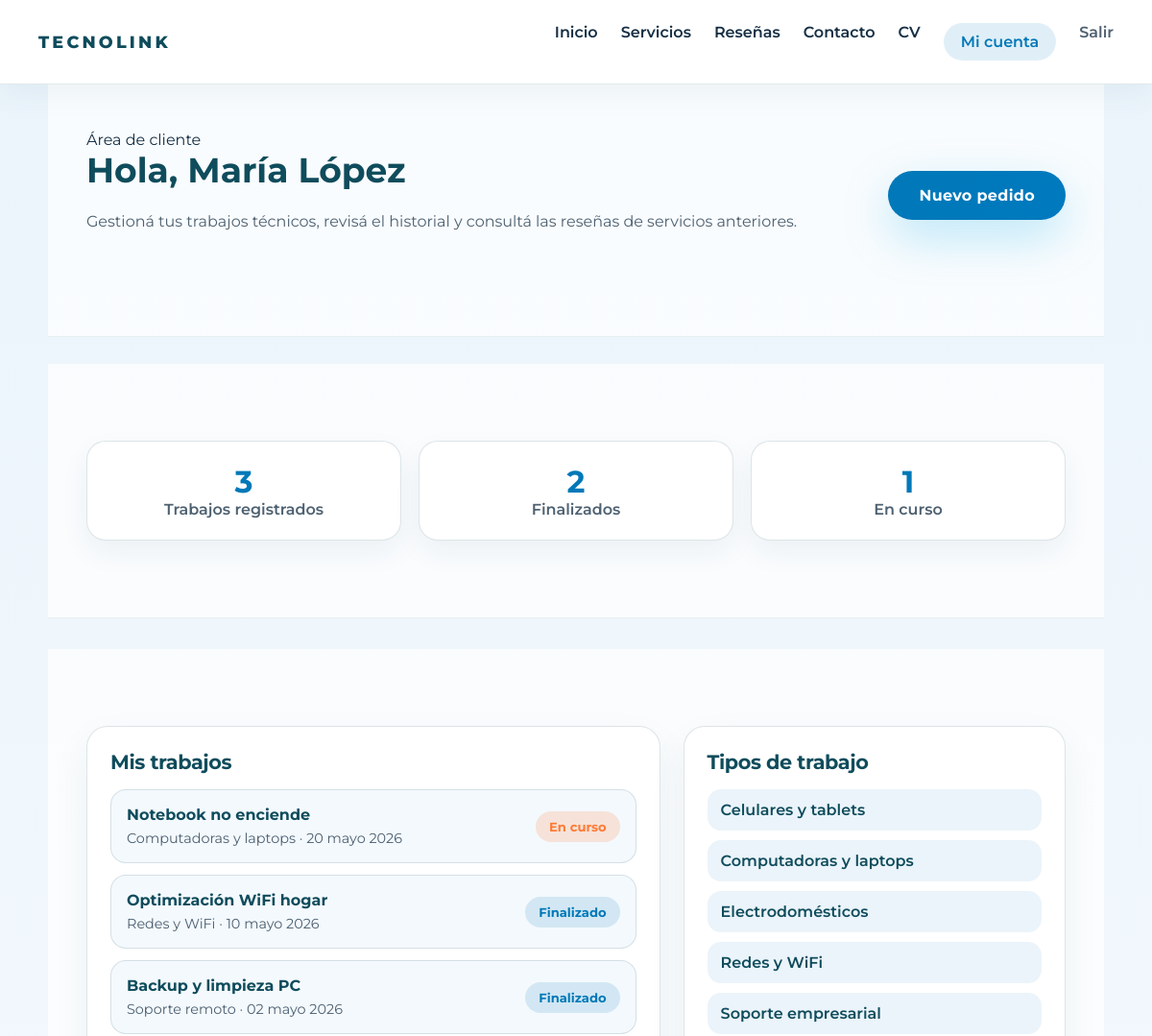
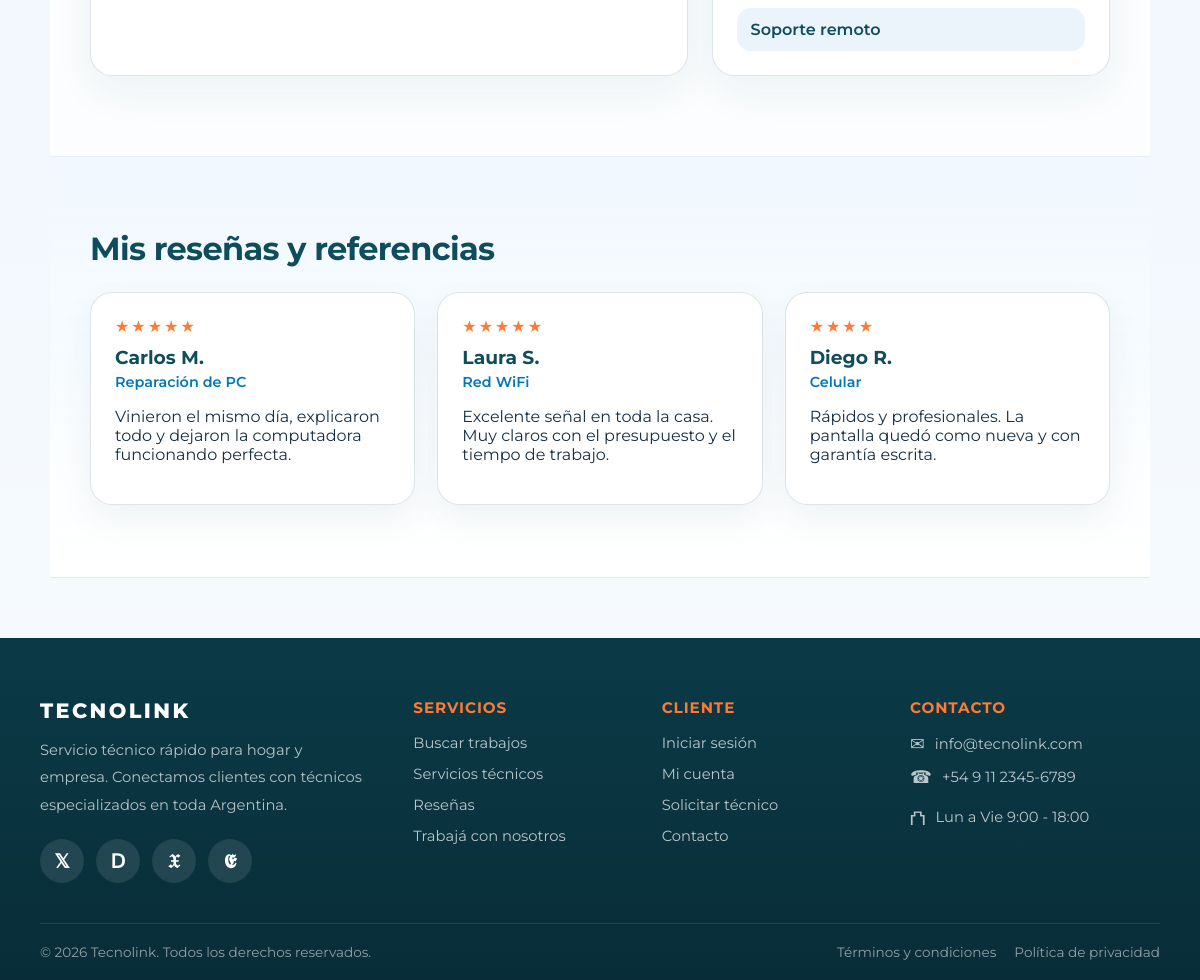
Page /cliente.php (signed in) on the committed database (2 pictures, top to bottom).
### tables this page shows
CREATE TABLE IF NOT EXISTS trabajos (
    id          INT AUTO_INCREMENT PRIMARY KEY,
    usuario_id  INT NULL,
    titulo      VARCHAR(150) NOT NULL,
    zona        VARCHAR(100) NOT NULL,
    tipo        VARCHAR(20)  NOT NULL,
    modalidad   VARCHAR(50)  NOT NULL,
    descripcion TEXT NOT NULL,
    estado      ENUM('Pendiente','En curso','Finalizado') NOT NULL DEFAULT 'Pendiente',
    urgente     TINYINT(1) NOT NULL DEFAULT 0,
    fecha       DATE NOT NULL,
    creado_en   TIMESTAMP DEFAULT CURRENT_TIMESTAMP,
    FOREIGN KEY (usuario_id) REFERENCES usuarios(id) ON DELETE SET NULL,
    FOREIGN KEY (tipo) REFERENCES tipos_trabajo(id)
);

CREATE TABLE IF NOT EXISTS resenas (
    id             INT AUTO_INCREMENT PRIMARY KEY,
    trabajo_id     INT NULL,
    nombre         VARCHAR(100) NOT NULL,
    trabajo_titulo VARCHAR(150) NOT NULL,
    estrellas      TINYINT NOT NULL,
    texto          TEXT NOT NULL,
    creado_en      TIMESTAMP DEFAULT CURRENT_TIMESTAMP,
    FOREIGN KEY (trabajo_id) REFERENCES trabajos(id) ON DELETE SET NULL
);

### includes/config.php (called while the page is built, shortened)
<?php
require_once __DIR__ . '/helpers.php';
function obtener_tipos_trabajo(): array
{
    static $tipos = null;
    if ($tipos === null) {
        $pdo = obtener_conexion();
        $filas = $pdo->query('SELECT id, etiqueta FROM tipos_trabajo ORDER BY etiqueta')->fetchAll();
        $tipos = [];
        foreach ($filas as $fila) {
            $tipos[$fila['id']] = $fila['etiqueta'];
        }
    }
    return $tipos;
}
$tipos_trabajo = obtener_tipos_trabajo();
function usuario_logueado(): bool
{
    return isset($_SESSION['usuario']) && $_SESSION['usuario'] !== '';
}

### includes/helpers.php (called while the page is built, shortened)
<?php
function obtener_etiqueta_tipo(string $tipo): string
{
    global $tipos_trabajo;
    return $tipos_trabajo[$tipo] ?? ucfirst($tipo);
}
function formatear_fecha_es(string $fecha_mysql): string
{
    $meses = [
        1 => 'enero', 2 => 'febrero', 3 => 'marzo', 4 => 'abril',
        5 => 'mayo', 6 => 'junio', 7 => 'julio', 8 => 'agosto',
        9 => 'septiembre', 10 => 'octubre', 11 => 'noviembre', 12 => 'diciembre',
    ];
    $fecha_obj = DateTime::createFromFormat('Y-m-d', $fecha_mysql);
    return $fecha_obj->format('d') . ' ' . $meses[(int) $fecha_obj->format('n')] . ' ' . $fecha_obj->format('Y');
}

### cliente.php (the view, shortened to what this page needs)
<?php
require_once __DIR__ . '/includes/config.php';
$pdo = obtener_conexion();
$consulta = $pdo->prepare(
    'SELECT titulo, estado, tipo, fecha
     FROM trabajos
     WHERE usuario_id = :usuario_id
     ORDER BY fecha DESC'
);
$consulta->execute(['usuario_id' => $_SESSION['usuario_id']]);
$mis_trabajos = $consulta->fetchAll();
$reseñas = $pdo->query('SELECT nombre, trabajo_titulo AS trabajo, estrellas, texto FROM resenas ORDER BY creado_en DESC')->fetchAll();
require_once __DIR__ . '/includes/header.php';
$nombre = $_SESSION['nombre'] ?? $_SESSION['usuario'];
?>
<main class="client-area">
    <section class="client-hero">
        <div>
            <span class="eyebrow">Área de cliente</span>
            <h1>Hola, <?php echo htmlspecialchars($nombre); ?></h1>
            <p class="section-text">Gestioná tus trabajos técnicos, revisá el historial y consultá las reseñas de servicios anteriores.</p>
        </div>
        <a href="contacto.php" class="btn-primary">Nuevo pedido</a>
    </section>
    <?php
        $total_trabajos = count($mis_trabajos);
        $total_finalizados = count(array_filter($mis_trabajos, fn($t) => $t['estado'] === 'Finalizado'));
        $total_en_curso = count(array_filter($mis_trabajos, fn($t) => $t['estado'] === 'En curso'));
    ?>
    <section class="client-stats">
        <article class="stat-card">
            <strong><?php echo $total_trabajos; ?></strong>
            <span>Trabajos registrados</span>
        </article>
        <article class="stat-card">
            <strong><?php echo $total_finalizados; ?></strong>
            <span>Finalizados</span>
        </article>
        <article class="stat-card">
            <strong><?php echo $total_en_curso; ?></strong>
            <span>En curso</span>
        </article>
    </section>
    <section class="client-grid">
        <div class="client-panel">
            <h2>Mis trabajos</h2>
            <div class="client-jobs-list">
                <?php foreach ($mis_trabajos as $trabajo) : ?>
                    <article class="client-job-item">
                        <div>
                            <h3><?php echo htmlspecialchars($trabajo['titulo']); ?></h3>
                            <p><?php echo htmlspecialchars(obtener_etiqueta_tipo($trabajo['tipo'])); ?> · <?php echo htmlspecialchars(formatear_fecha_es($trabajo['fecha'])); ?></p>
                        </div>
                        <span class="status-pill status-<?php echo strtolower(str_replace(' ', '-', $trabajo['estado'])); ?>"><?php echo htmlspecialchars($trabajo['estado']); ?></span>
                    </article>
                <?php endforeach; ?>
            </div>
        </div>
        <aside class="client-panel">
            <h2>Tipos de trabajo</h2>
            <ul class="tipo-list">
                <?php foreach ($tipos_trabajo as $clave => $etiqueta) : ?>
                    <li>
                        <a href="index.php?tipo=<?php echo urlencode($clave); ?>"><?php echo htmlspecialchars($etiqueta); ?></a>
                    </li>
                <?php endforeach; ?>
            </ul>
        </aside>
    </section>
    <section class="client-reviews">
        <h2>Mis reseñas y referencias</h2>
        <div class="reviews-grid">
            <?php foreach ($reseñas as $reseña) : ?>
                <article class="review-card">
                    <div class="stars"><?php echo str_repeat('★', $reseña['estrellas']); ?></div>
                    <h3><?php echo htmlspecialchars($reseña['nombre']); ?></h3>
                    <span class="review-job"><?php echo htmlspecialchars($reseña['trabajo']); ?></span>
                    <p><?php echo htmlspecialchars($reseña['texto']); ?></p>
                </article>
            <?php endforeach; ?>
        </div>
    </section>
</main>
<?php require_once __DIR__ . '/includes/footer.php'; ?>

### includes/header.php (shortened to what this page needs)
<?php
require_once __DIR__ . '/config.php';
$pagina_actual = basename($_SERVER['PHP_SELF']);
?>
<!DOCTYPE html>
<html lang="es">
<head>
    <link rel="stylesheet" href="styles.css">
</head>
<body>
    <header class="site-header">
        <a href="index.php" class="logo"><?php echo SITE_NAME; ?></a>
        <nav class="main-nav">
            <a href="index.php"<?php echo $pagina_actual === 'index.php' ? ' class="active"' : ''; ?>>Inicio</a>
            <a href="servicios.php"<?php echo $pagina_actual === 'servicios.php' ? ' class="active"' : ''; ?>>Servicios</a>
            <a href="index.php#reseñas">Reseñas</a>
            <a href="contacto.php"<?php echo $pagina_actual === 'contacto.php' ? ' class="active"' : ''; ?>>Contacto</a>
            <a href="cv.php"<?php echo $pagina_actual === 'cv.php' ? ' class="active"' : ''; ?>>CV</a>
            <?php if (usuario_logueado()) : ?>
                <a href="cliente.php" class="nav-cta<?php echo $pagina_actual === 'cliente.php' ? ' active' : ''; ?>">Mi cuenta</a>
                <a href="logout.php" class="nav-muted">Salir</a>
            <?php else : ?>
                <a href="login.php" class="nav-cta<?php echo $pagina_actual === 'login.php' ? ' active' : ''; ?>">Iniciar sesión</a>
            <?php endif; ?>
        </nav>
    </header>

### includes/footer.php (shortened to what this page needs)
    <footer class="site-footer">
        <div class="footer-main">
            <div class="footer-col footer-brand">
                <strong class="footer-logo"><?php echo SITE_NAME; ?></strong>
                <p class="footer-desc">Servicio técnico rápido para hogar y empresa. Conectamos clientes con técnicos especializados en toda Argentina.</p>
                <div class="footer-social">
                    <a href="#" aria-label="Facebook">&#120143;</a>
                    <a href="#" aria-label="Instagram">&#120227;</a>
                    <a href="#" aria-label="WhatsApp">&#120091;</a>
                    <a href="#" aria-label="LinkedIn">&#120176;</a>
                </div>
            </div>
            <div class="footer-col">
                <h4>Servicios</h4>
                <ul class="footer-menu">
                    <li><a href="index.php">Buscar trabajos</a></li>
                    <li><a href="servicios.php">Servicios técnicos</a></li>
                    <li><a href="index.php#reseñas">Reseñas</a></li>
                    <li><a href="cv.php">Trabajá con nosotros</a></li>
                </ul>
            </div>
            <div class="footer-col">
                <h4>Cliente</h4>
                <ul class="footer-menu">
                    <li><a href="login.php">Iniciar sesión</a></li>
                    <li><a href="cliente.php">Mi cuenta</a></li>
                    <li><a href="contacto.php">Solicitar técnico</a></li>
                    <li><a href="contacto.php">Contacto</a></li>
                </ul>
            </div>
            <div class="footer-col">
                <h4>Contacto</h4>
                <ul class="footer-menu footer-contact">
                    <li><span>&#9993;</span> <a href="mailto:info@tecnolink.com">info@tecnolink.com</a></li>
                    <li><span>&#9742;</span> <a href="tel:+5491123456789">+54 9 11 2345-6789</a></li>
                    <li><span>&#9963;</span> Lun a Vie 9:00 - 18:00</li>
                </ul>
            </div>
        </div>
        <div class="footer-bottom">
            <p class="footer-copy">&copy; <?php echo date('Y'); ?> <?php echo SITE_NAME; ?>. Todos los derechos reservados.</p>
            <p class="footer-legal">
                <a href="#">Términos y condiciones</a>
                <a href="#">Política de privacidad</a>
            </p>
        </div>
    </footer>
</body>
</html>

### rows in the picture
trabajos: titulo "Notebook no enciende", tipo "Computadoras y laptops", fecha "20 mayo 2026", estado "En curso"
trabajos: titulo "Optimización WiFi hogar", tipo "Redes y WiFi", fecha "10 mayo 2026", estado "Finalizado"
trabajos: titulo "Backup y limpieza PC", tipo "Soporte remoto", fecha "02 mayo 2026", estado "Finalizado"
resenas: estrellas "★★★★★", nombre "Carlos M.", trabajo_titulo "Reparación de PC", texto "Vinieron el mismo día, explicaron todo y dejaron la computadora funcionando perfecta."
resenas: estrellas "★★★★★", nombre "Laura S.", trabajo_titulo "Red WiFi", texto "Excelente señal en toda la casa. Muy claros con el presupuesto y el tiempo de trabajo."
resenas: estrellas "★★★★", nombre "Diego R.", trabajo_titulo "Celular", texto "Rápidos y profesionales. La pantalla quedó como nueva y con garantía escrita."

### other values in the picture
SITE_NAME "TECNOLINK"
$nombre "María López"
$total_trabajos "3"
$total_finalizados "2"
$total_en_curso "1"
$etiqueta "Celulares y tablets"
$etiqueta "Computadoras y laptops"
$etiqueta "Electrodomésticos"
$etiqueta "Redes y WiFi"
$etiqueta "Soporte empresarial"
$etiqueta "Soporte remoto"
SITE_NAME "Tecnolink"
